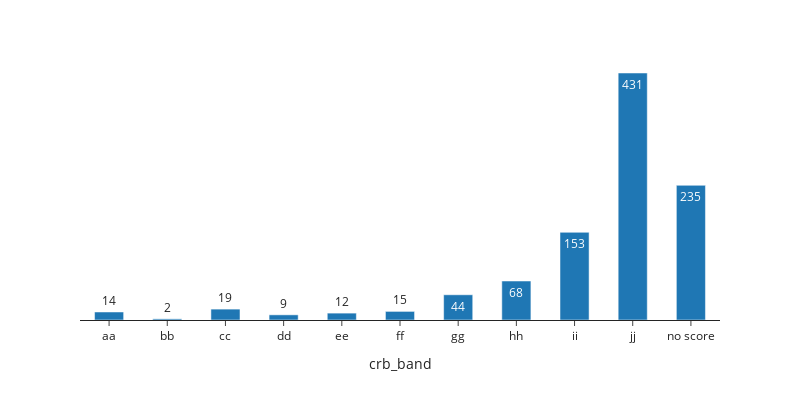

The notebook cell saved with this chart:
### Code cell
#CRB Band
grouped=data.groupby('crb_band').account_name.nunique().reset_index().\
sort_values('account_name', ascending=False)
custom_order = ['aa', 'bb', 'cc', 'dd', 'ee', 'ff', 'gg', 'hh', 'ii', 'jj', 'no score']
fig = px.bar(grouped, y='account_name', x='crb_band', text='account_name',
              template='simple_white',width=800,height=400 , barmode='group'
             ,color_discrete_map={'0': "rgb(149, 111, 204)",'1': "rgb(56, 163, 117)"},
             labels = {'answer': '',"account_name": "Total borrowers"},
            category_orders={"crb_band": custom_order})
fig.update_layout(uniformtext_minsize=8, uniformtext_mode='hide', autosize=False, title_x=0.5, title_font_family ="Calibri")
fig.update_traces(width=0.5)
fig.update_yaxes(matches=None, showticklabels=False,visible=False)


fig

### Figure 1 — Plotly figure (JSON) as saved in the notebook; plotly's stock layout.template omitted (floating-point values rounded to 4 significant figures)
{"data": [{"alignmentgroup": "True", "hovertemplate": "crb_band=%{x}<br>Total borrowers=%{text}<extra></extra>", "legendgroup": "", "marker": {"color": "#1F77B4", "pattern": {"shape": ""}}, "name": "", "offsetgroup": "", "orientation": "v", "showlegend": false, "text": [431, 235, 153, 68, 44, 19, 15, 14, 12, 9, 2], "textposition": "auto", "type": "bar", "width": 0.5, "x": ["jj", "no score", "ii", "hh", "gg", "cc", "ff", "aa", "ee", "dd", "bb"], "xaxis": "x", "y": [431, 235, 153, 68, 44, 19, 15, 14, 12, 9, 2], "yaxis": "y"}], "layout": {"autosize": false, "barmode": "group", "height": 400, "legend": {"tracegroupgap": 0}, "margin": {"t": 60}, "title": {"font": {"family": "Calibri"}, "x": 0.5}, "uniformtext": {"minsize": 8, "mode": "hide"}, "width": 800, "xaxis": {"anchor": "y", "categoryarray": ["aa", "bb", "cc", "dd", "ee", "ff", "gg", "hh", "ii", "jj", "no score"], "categoryorder": "array", "domain": [0, 1], "title": {"text": "crb_band"}}, "yaxis": {"anchor": "x", "domain": [0, 1], "showticklabels": false, "title": {"text": "Total borrowers"}, "visible": false}}}
